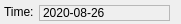
<?xml version="1.0" encoding="UTF-8"?>
<ui version="4.0">
 <class>wdt_CurrentDataTime</class>
 <widget class="QWidget" name="wdt_CurrentDataTime">
  <property name="geometry">
   <rect>
    <x>0</x>
    <y>0</y>
    <width>181</width>
    <height>24</height>
   </rect>
  </property>
  <property name="windowTitle">
   <string>Form</string>
  </property>
  <widget class="QLabel" name="label">
   <property name="geometry">
    <rect>
     <x>4</x>
     <y>4</y>
     <width>41</width>
     <height>16</height>
    </rect>
   </property>
   <property name="text">
    <string>Time:</string>
   </property>
  </widget>
  <widget class="QLabel" name="labDateTime">
   <property name="geometry">
    <rect>
     <x>39</x>
     <y>5</y>
     <width>131</width>
     <height>16</height>
    </rect>
   </property>
   <property name="frameShape">
    <enum>QFrame::StyledPanel</enum>
   </property>
   <property name="frameShadow">
    <enum>QFrame::Plain</enum>
   </property>
   <property name="text">
    <string>2020-08-26</string>
   </property>
  </widget>
 </widget>
 <resources/>
 <connections/>
</ui>
